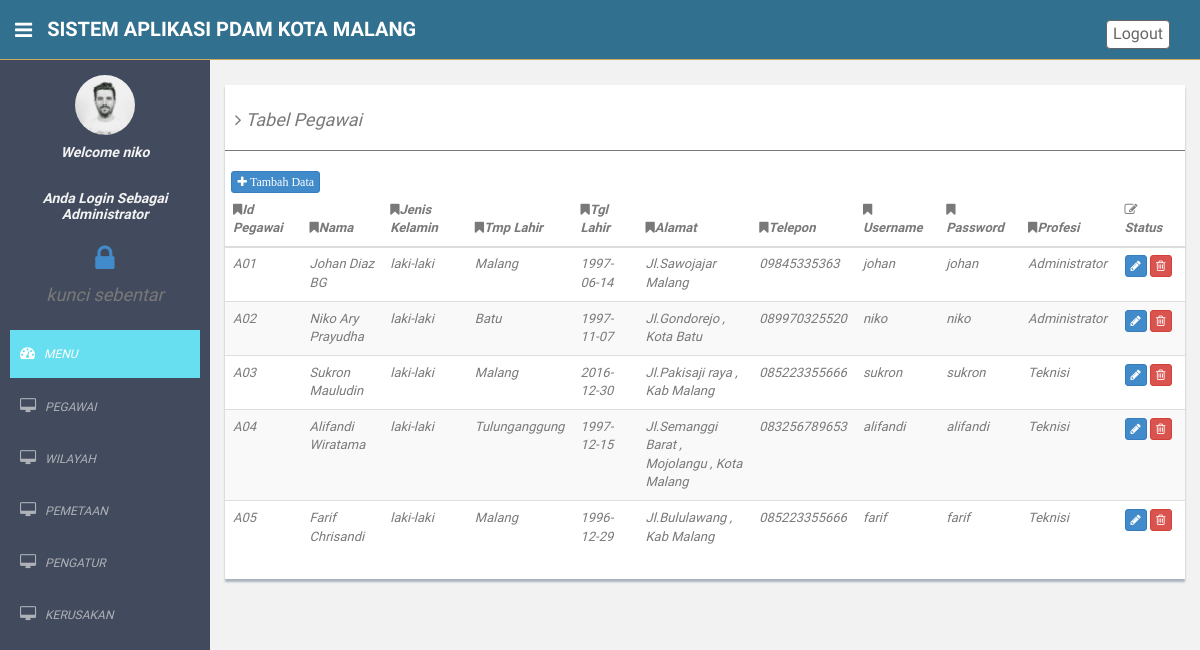
/pdam-malang/pegawai.php (signed in), run on the app's committed database.
### tables this page shows
CREATE TABLE `pegawai` (
  `id_pegawai` varchar(20) NOT NULL,
  `nama` varchar(20) NOT NULL,
  `jk` varchar(20) NOT NULL,
  `tmp_lahir` varchar(20) NOT NULL,
  `tgl_lahir` date NOT NULL,
  `alamat` text NOT NULL,
  `telepon` varchar(20) NOT NULL,
  `username` varchar(20) NOT NULL,
  `password` varchar(20) NOT NULL,
  `profesi` varchar(20) NOT NULL
);

### pdam-malang/pegawai.php (the view, shortened to what this page needs)
<!DOCTYPE html>
<html lang="en">
  <head>
    <link href="assets/css/bootstrap.css" rel="stylesheet">
    <link href="assets/font-awesome/css/font-awesome.css" rel="stylesheet" />
    <link rel="stylesheet" type="text/css" href="assets/css/zabuto_calendar.css">
    <link rel="stylesheet" type="text/css" href="assets/js/gritter/css/jquery.gritter.css" />
    <link rel="stylesheet" type="text/css" href="assets/lineicons/style.css">
    <link href="assets/css/style.css" rel="stylesheet">
    <link href="assets/css/style-responsive.css" rel="stylesheet">
  </head>
  <body>
    <section id="container" >
    <header class="header black-bg">
      <div class="sidebar-toggle-box">
        <div class="fa fa-bars tooltips" data-placement="right" data-original-title="Toggle Navigation"></div>
      </div>
      <a href="index.html" class="logo"><b>SISTEM APLIKASI PDAM KOTA MALANG</b></a>
      <div class="top-menu">
        <ul class="nav pull-right top-menu">
          <li><a class="btn btn-default" style="margin-top:20px;" href="logout.php">Logout</a></li>
        </ul>
      </div>
    </header>
    <aside>
      <div id="sidebar"  class="nav-collapse ">
        <ul class="sidebar-menu" id="nav-accordion">
          <p class="centered"><a href="profile.html"><img src="assets/img/ui-zac.jpg" class="img-circle" width="60"></a></p>
          <h5 class="centered"><i> Welcome <i><?php echo $_SESSION['username']; ?><br><br><br>
          Anda Login Sebagai <?php echo $_SESSION['profesi']; ?>
          </h5>
          <center><h2><a href="lock_screen.php"><i class="fa fa-lock"></i></a></h2><h4>kunci sebentar</h4></center>
          <li class="mt">
            <a class="active" href="home_admin.php">
              <i class="fa fa-dashboard"></i>
              <span>MENU</span>
            </a>
          </li>
          <li class="sub-menu">
            <a href="javascript:;" >
              <i class="fa fa-desktop"></i>
              <span>PEGAWAI</span>
            </a>
          </li>
          <li class="sub-menu">
                      <a href="javascript:;" >
                          <i class="fa fa-desktop"></i>
                          <span>WILAYAH</span>
                      </a>
          </li>
          <li class="sub-menu">
            <a href="javascript:;" >
              <i class="fa fa-desktop"></i>
              <span>PEMETAAN</span>
            </a>
          </li>
          <li class="sub-menu">
            <a href="javascript:;" >
              <i class="fa fa-desktop"></i>
              <span>PENGATUR</span>
            </a>
          </li>
          <li class="sub-menu">
            <a href="javascript:;" >
              <i class="fa fa-desktop"></i>
              <span>KERUSAKAN</span>
            </a>
          </li>
          </ul>
          </div>
        </aside>
        <section id="main-content">
          <section class="wrapper">
            <div class="row mt">
              <div class="col-md-12">
                <div class="content-panel">
                  <table class="table table-striped table-advance table-hover">
                    <h4><i class="fa fa-angle-right"></i> Tabel Pegawai</h4>
                    <hr>
                     &nbsp;&nbsp;<a href="tambah_pegawai.php"><button class='btn btn-primary btn-xs'><i class='fa fa-plus'> Tambah Data</i></button></a>
                    <thead>
                      <tr>
                        <th width="100px"><i class="fa fa-bookmark"></i>Id Pegawai</th>
                        <th width="100px"><i class="fa fa-bookmark"></i>Nama</th>
                        <th width="130px"><i class="fa fa-bookmark"></i>Jenis Kelamin</th>
                        <th width="100px"><i class="fa fa-bookmark"></i>Tmp Lahir</th>
                        <th width="100px"><i class="fa fa-bookmark"></i>Tgl Lahir</th>
                        <th width="150px"><i class="fa fa-bookmark"></i>Alamat</th>
                        <th width="100px"><i class="fa fa-bookmark"></i>Telepon</th>
                        <th width="100px"><i class="fa fa-bookmark"></i>Username</th>
                        <th width="100px"><i class="fa fa-bookmark"></i>Password</th>
                        <th width="100px"><i class="fa fa-bookmark"></i>Profesi</th>
                        <th width="100px"><i class=" fa fa-edit"></i> Status</th>
                      </tr>
                    </thead>
                    <tbody>
                      <tr>
<?php
$_mysqli = new mysqli("localhost","root","","pdam");
$perintah = $_mysqli -> query ("Select * from pegawai");
$baris = $perintah -> fetch_all();
for($i=0; $i<count($baris); $i++){
echo "<tr>";
for($j=0; $j<count($baris[$i]); $j++){
echo "<td>";
  echo $baris[$i][$j];
echo "</td>";
}
$b = $baris[$i][0];
 echo "<td>
<a href='update_pegawai.php?id=$b'><button class='btn btn-primary btn-xs'><i class='fa fa-pencil'></i></button></a>
<a href='delete_pegawai.php?id=$b'><button class='btn btn-danger btn-xs'><i class='fa fa-trash-o'></i></button></a>
      </td>";
echo "</tr>";
}
?>
                      </tr>
                              </tbody>
                            </table>
                          </div>
                       </div>
                  </div>
                </section><! --/wrapper -->
                </section>
              </body>
            </html>

### pdam-malang/assets/css/style.css (style rules this page uses)
body { color: #797979; background: #f2f2f2; font-family: 'Ruda', sans-serif; padding: 0px !important; margin: 0px !important; font-size:13px; }
ul li { list-style: none; }
a, a:hover, a:focus { text-decoration: none; outline: none; }
#container { width: 100%; height: 100%; }
hr { margin-top: 20px; margin-bottom: 20px; border: 0; border-top: 1px solid #797979; }
.centered { text-align: center; }
.mt { margin-top: 25px; }
#sidebar { width: 210px; height: 100%; position: fixed; background: #424a5d; }
#sidebar h5 { color: #f2f2f2; font-weight: 700; }
#sidebar ul li { position: relative; }
ul.sidebar-menu , ul.sidebar-menu li ul.sub { margin: -2px 0 0; padding: 0; }
ul.sidebar-menu { margin-top: 75px; }
ul.sidebar-menu li { margin-bottom: 5px; margin-left:10px; margin-right:10px; }
ul.sidebar-menu li.sub-menu { line-height: 15px; }
ul.sidebar-menu li a span { display: inline-block; }
ul.sidebar-menu li a { color: #aeb2b7; text-decoration: none; display: block; padding: 15px 0 15px 10px; font-size: 12px; outline: none; -webkit-transition: all 0.3s ease; -moz-transition: all 0.3s ease; -o-transition: all 0.3s ease; -ms-transition: all 0.3s ease; transition: all 0.3s ease; }
ul.sidebar-menu li a.active, ul.sidebar-menu li a:hover, ul.sidebar-menu li a:focus { background: #68dff0; color: #fff; display: block; -webkit-transition: all 0.3s ease; -moz-transition: all 0.3s ease; -o-transition: all 0.3s ease; -ms-transition: all 0.3s ease; transition: all 0.3s ease; }
ul.sidebar-menu li a i { font-size: 15px; padding-right: 6px; }
ul.sidebar-menu li a.active i { color: #fff; }
#main-content { margin-left: 210px; }
.header, .footer { min-height: 60px; padding: 0 15px; }
.header { position: fixed; left: 0; right: 0; z-index:1002; }
.black-bg { background: #31708f; border-bottom: 1px solid #c9aa5f; }
.wrapper { display: inline-block; margin-top: 60px; padding-left: 15px; padding-right: 15px; padding-bottom: 15px; padding-top: 0px; width: 100%; }
a.logo { font-size: 20px; color: #ffffff; float: left; margin-top: 15px; text-transform: uppercase; }
a.logo b { font-weight: 900; }
#top_menu .nav > li, ul.top-menu > li { float: left; }
ul.top-menu > li > a { color: #666666; font-size: 16px; border-radius: 4px; -webkit-border-radius: 4px; border:1px solid #666666 !important; padding: 2px 6px; margin-right: 15px; }
.sidebar-toggle-box { float: left; padding-right: 15px; margin-top: 20px; }
.sidebar-toggle-box .fa-bars { cursor: pointer; display: inline-block; font-size: 20px; color: white; }
.content-panel { background: #ffffff; box-shadow: 0px 3px 2px #aab2bd; padding-top: 15px; padding-bottom: 5px; }
.content-panel h4 { margin-left: 10px; }

### data on the page
pegawai: id_pegawai "A01", nama "Johan Diaz BG", jk "laki-laki", tmp_lahir "Malang", tgl_lahir "1997-06-14", alamat "Jl.Sawojajar Malang", telepon "09845335363", username "johan", password "johan", profesi "Administrator"
pegawai: id_pegawai "A02", nama "Niko Ary Prayudha", jk "laki-laki", tmp_lahir "Batu", tgl_lahir "1997-11-07", alamat "Jl.Gondorejo , Kota Batu", telepon "089970325520", username "niko", password "niko", profesi "Administrator"
pegawai: id_pegawai "A03", nama "Sukron Mauludin", jk "laki-laki", tmp_lahir "Malang", tgl_lahir "2016-12-30", alamat "Jl.Pakisaji raya , Kab Malang", telepon "085223355666", username "sukron", password "sukron", profesi "Teknisi"
pegawai: id_pegawai "A04", nama "Alifandi Wiratama", jk "laki-laki", tmp_lahir "Tulunganggung", tgl_lahir "1997-12-15", alamat "Jl.Semanggi Barat , Mojolangu , Kota Malang", telepon "083256789653", username "alifandi", password "alifandi", profesi "Teknisi"
pegawai: id_pegawai "A05", nama "Farif Chrisandi", jk "laki-laki", tmp_lahir "Malang", tgl_lahir "1996-12-29", alamat "Jl.Bululawang , Kab Malang", telepon "085223355666", username "farif", password "farif", profesi "Teknisi"

### other printed values
$_SESSION['username'] "niko"
$_SESSION['profesi'] "Administrator"
